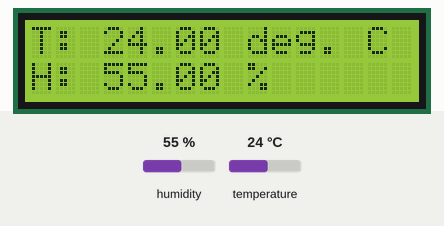
Recording of a sketch running on a simulated Arduino Uno, built with avr-gcc and run on an emulated ATmega328P. On the bench: 16×2 character LCD. The inputs (shaded band) are chosen by the test bench; at power-on: humidity 55 %, temperature 24 °C.

Above: at 5.7 s.
5.8 s: humidity set to 22 %
At 11.4 s:
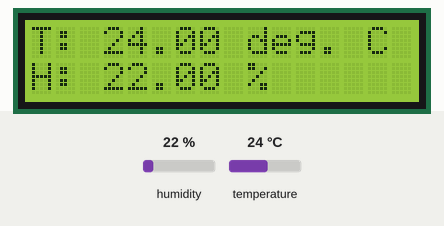
13.3 s: temperature set to 12 °C
At 15.8 s:
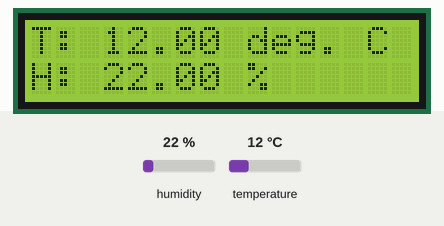
20.8 s: humidity set to 40 %
At 25.7 s:
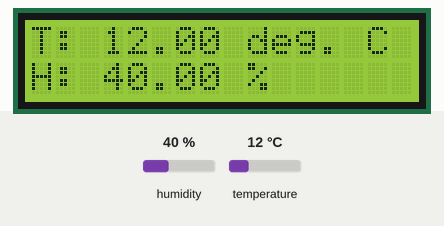
28.3 s: temperature set to 19 °C
At 31.3 s:
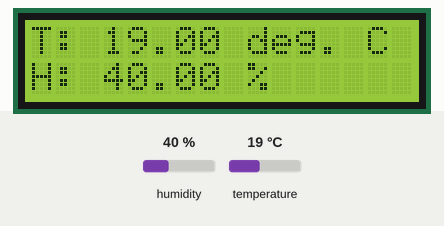
Timing chart, 0 to 32.8 s (numbered marks = the images above; inputs shaded):
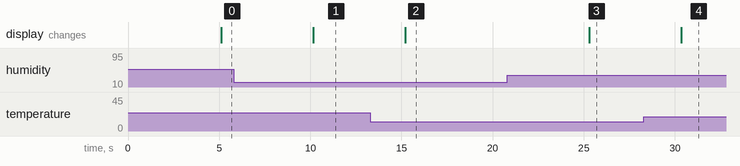

The sketch:

weather_station_lcd_i2c.ino
```cpp
#include "DHT.h"
#include <LiquidCrystal_I2C.h>

// I2C address 0x27, 16 column and 2 rows
LiquidCrystal_I2C lcd(0x27, 16, 2);

// Digital pin connected to the DHT sensor
#define DHTPIN 2
#define DHTTYPE DHT11   // DHT 11

// Initialize DHT sensor.
DHT dht(DHTPIN, DHTTYPE);

void setup() {
  dht.begin();  // activate DHT sensor
  lcd.init(); // initialize the lcd
  lcd.backlight();
}

void loop() {
  // Wait a few seconds between measurements.
  delay(5000);

  // Reading temperature or humidity takes about 250 milliseconds!
  // Sensor readings may also be up to 2 seconds 'old' (its a very slow sensor)
  float h = dht.readHumidity();

  // Read temperature as Celsius (the default)
  float t = dht.readTemperature();

  lcd.setCursor(0, 0);

  // Check if any reads failed and exit early (to try again).
  //if (isnan(h) || isnan(t) || isnan(f)) {
  if (isnan(h) || isnan(t)) {
    lcd.print ("Failed to read from DHT sensor!");
    return;
  }

  // print temperature in Celsius
  lcd.print ("T: ");
  lcd.print (t);
  lcd.print (" deg. C");

  lcd.setCursor(0, 1);

  // print % of humidity
  lcd.print ("H: ");
  lcd.print (h);
  lcd.print (" %");
}
```

Measured:
- after the input at 5.8 s, the display: changes after 4.4 s (image 1)
- after the input at 13.3 s, the display: changes after 1.9 s (image 2)
- after the input at 20.8 s, the display: changes after 4.5 s (image 3)
- after the input at 28.3 s, the display: changes after 2.1 s (image 4)
